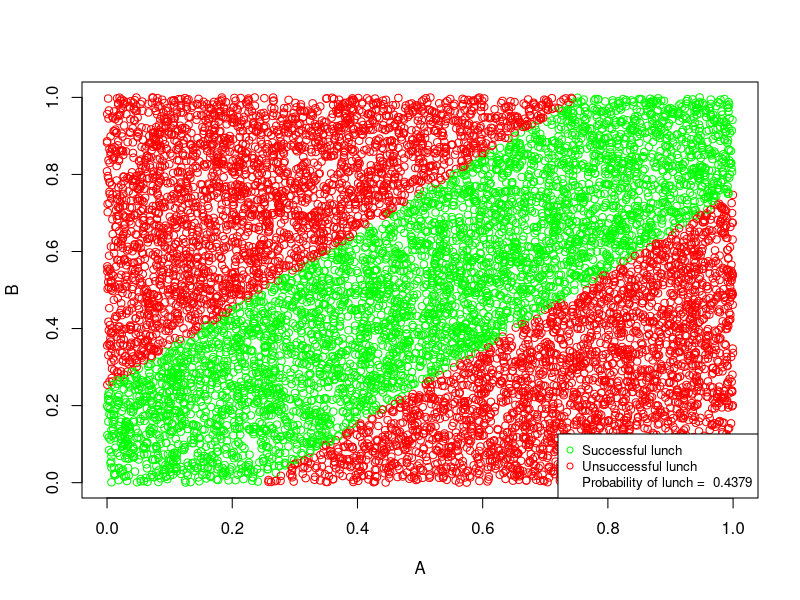

Recreate this plot in R.
## ---- chunk 1
n_sim <- 10000
A <- runif(n = n_sim)
B <- runif(n = n_sim)
successful_lunch <- abs(A - B) < 0.25
{plot(A, B, col = ifelse(successful_lunch, 'green', 'red'),
     main = '')
legend('bottomright', legend = c('Successful lunch', 'Unsuccessful lunch', paste('Probability of lunch = ', mean(successful_lunch))), pch = c(1, 1, NA), col = c('green', 'red', NA), cex = 0.8)}
